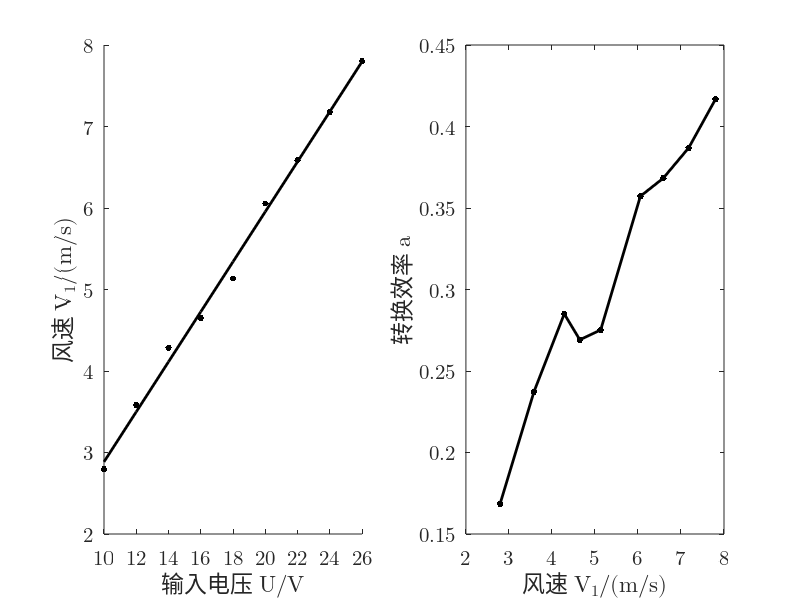

Reproduce this figure in MATLAB.
u =(10:2:26);
i =[0.065 0.081 0.099 0.117 0.137 0.156 0.177 0.200 0.220];
v1=[2.795 3.582 4.286 4.648 5.133 6.056 6.587 7.180 7.803];
r=0.5*103.84*10^(-3);
s=pi*r*r;
rho=1.185;
p0=u.*i
p1=0.5.*rho.*s.*(v1.^3)
ita=p1./p0

subplot(1, 2, 1);
uv=scatter(u, v1, 200, 'k', '.');
hold on;
set(gca, 'FontName', 'Latin Modern Math', 'FontSize', 15);
xlabel('\fontname{Songti SC}输入电压 \fontname{Latin Modern Math}U/V');
ylabel('\fontname{Songti SC}风速 \fontname{Latin Modern Math}V_1/(m/s)');
xlim([10, 26])
xticks(u)

M=[u' ones(9,1)];
k=M\(v1');
v1pre=(M*k)';

plot(u, v1pre, '-k', 'LineWidth', 2);

subplot(1, 2, 2);
plot(v1, ita, '.-k', 'LineWidth', 2, 'MarkerSize', 15);
set(gca, 'FontName', 'Latin Modern Math', 'FontSize', 15);
xlabel('\fontname{Songti SC}风速 \fontname{Latin Modern Math}V_1/(m/s)');
ylabel('\fontname{Songti SC}转换效率 \fontname{Latin Modern Math}\ita');
